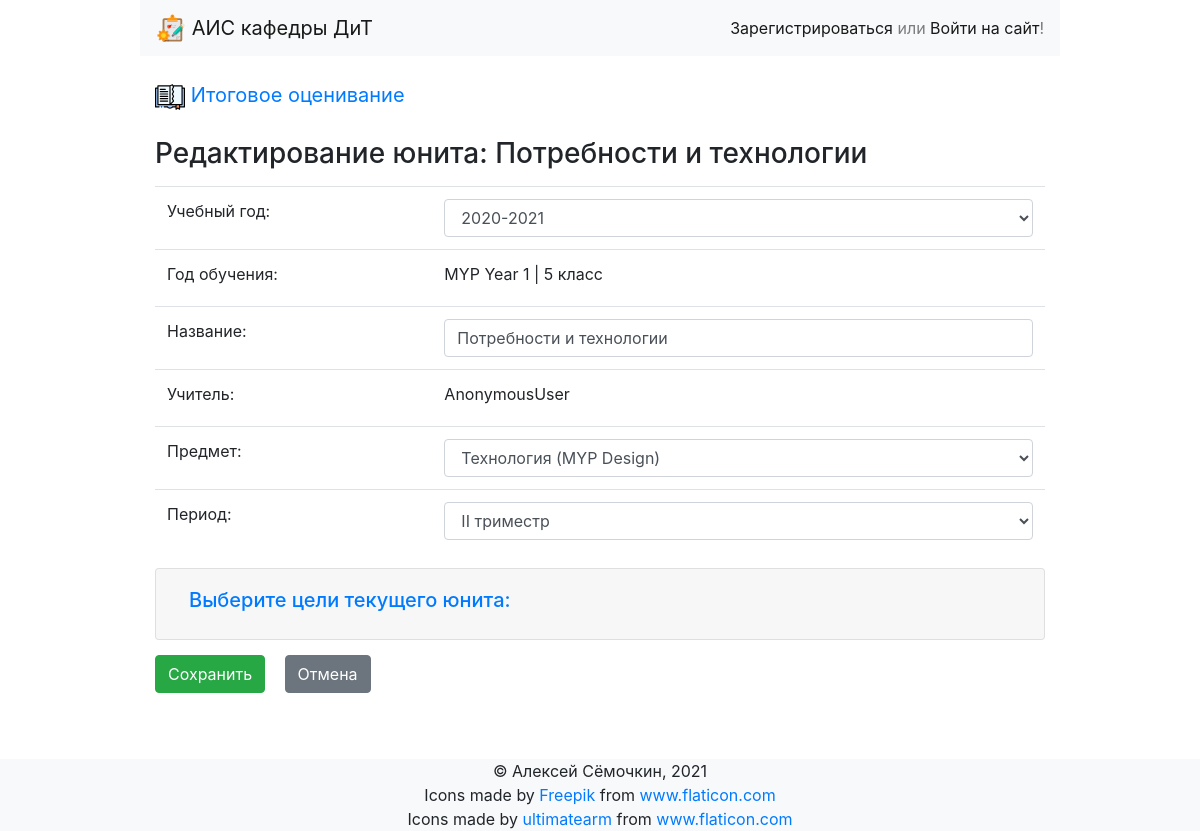
Screenshot of /sumassess/unit/edit/1 with the database file from the repository.
### sumassess/models.py (models this page shows, shortened)
class Unit(models.Model):
    styear = models.ForeignKey('sumassess.StudyYear', verbose_name=_('Учебный год'), related_name="unit_styear", on_delete=models.SET_NULL, null=True)
    name = models.CharField(max_length=255, verbose_name=_("Название юнита"))
    year_ib = models.ForeignKey('sumassess.YearIB', verbose_name=_("Год"), on_delete=models.SET_NULL, null=True, related_name="unit_year")
    teacher = models.ForeignKey("employee.User", on_delete=models.SET_NULL, null=True, verbose_name=_("Учитель"), related_name="unit_teacher")
    subject = models.ForeignKey('sumassess.Subject', verbose_name=_("Предмет"), on_delete=models.SET_NULL, null=True, related_name="unit_subject")
    objective = models.ManyToManyField("sumassess.Objective", verbose_name=_("Выбранные цели"), blank=True, related_name="unit_objective")
    period = models.ForeignKey('sumassess.Period', verbose_name=_("Период"), on_delete=models.SET_NULL, null=True, related_name="unit_period")
    class Meta:
        verbose_name = 'Юнит'
        verbose_name_plural = 'Юниты'
        ordering = ['year_ib', 'period', 'subject']

class YearIB(models.Model):
    IB_PROGRAMM = [
        ('PYP', 'Primary Years Programme'),
        ('MYP', 'Middle Years Programme'),
        ('DP', 'Diploma Programme'),
    ]
    year_ib = models.CharField(max_length=2, verbose_name=_("Год обучения в IB"))
    programm = models.CharField(choices=IB_PROGRAMM, default='MYP', max_length=3)
    grade_rus = models.CharField(max_length=2, verbose_name=_("Год обучения в РФ"))
    class Meta:
        verbose_name = 'Год IB'
        verbose_name_plural = 'Года IB'
        ordering = ['programm', 'year_ib']
    def __str__(self):
        return "{} Year {} | {} класс".format(self.programm, self.year_ib, self.grade_rus)

### sumassess/views.py (the view, shortened to what this page needs)
# urls.py: path('sumassess/unit/edit/<int:pk>', UnitEdit.as_view(), name='unit_edit'),
class UnitEdit(authView, UpdateView):
    model = Unit
    form_class = UnitForm
    template_name = 'unit_edit.html'
    slug_field = 'id'
    default_redirect = '/'
    register = template.Library()
    def get_initial(self):
        print(self.object.name)
        self.initial.update({ 'year_ib': self.object.year_ib })
        return self.initial
    def get(self, request, *args, **kwargs):
        request.session['previous_page'] = request.META.get('HTTP_REFERER', self.default_redirect)
        return super().get(request, *args, **kwargs)
    def get_context_data(self, **kwargs):
        context = super().get_context_data(**kwargs)
        return context

### employee/models.py (called while the page is built)
    def __str__(self):
        return "{} {}".format(self.name, self.surname)

### employee/views.py (called while the page is built)
    def get_context_data(self, **kwargs):
        context = super().get_context_data(**kwargs)
        context['show_login'] = True
        if self.request.user.is_authenticated:
            context['username'] = self.request.user.username
            if SocialAccount.objects.filter(user=self.request.user).exists():
                context['extra_data'] = SocialAccount.objects.get(user=self.request.user).extra_data
        return context

### sumassess/forms.py (called while the page is built)
    def choice(self, obj):
        return (self.field.prepare_value(obj),
                self.field.label_from_instance(obj), obj)

    def _get_choices(self):
        if hasattr(self, '_choices'):
            return self._choices
        return CustomModelChoiceIterator(self)

### sumassess/models.py (called while the page is built)
    def __str__(self):
        return "{} {}".format(self.programm, self.name)

    def __str__(self):
        return "{} ({})".format(self.name, self.subjgroup)

    def __str__(self):
        return "{}. {}".format(self.letter, self.shortname)

    def __str__(self):
        return "{} {} {} {}...".format(self.year_ib, self.criteria.letter, self.strand, self.name[:30])

    def __str__(self):
        return "{}".format(self.year)

    def __str__(self):
        return "{}".format(self.name)

### sumassess/templates/unit_edit.html (shortened to what this page needs)
{% extends "sumassess_base.html" %}
{% block sumassess_content %}
{% load static %}
{% if unit.name %}
<h3> Редактирование юнита: {{ unit.name }} </h3>
{% else %}
<h3> Создание нового юнита </h3>
{% endif %}
<form class="form-group" action="" method="post" enctype="multipart/form-data">{% csrf_token %}
  <table class="table mt-3">
    <tr>
      <td><label for="id_styear"> Учебный год: </label> </td>
      <td>{{form.styear}}</td>
    </tr>
    {% if unit.name %}
    <tr>
      <td><label for="id_year_ib}"> Год обучения: </label> </td>
      <td>{{form.year_ib}} {{unit.year_ib}}</td>
    </tr>
    {% else %}
    <tr>
      <td><label for="id_year_ib}"> Год обучения: </label> </td>
      <td>{{form.year_ib}}</td>
    </tr>
    {% endif %}
    <tr>
      <td><label for="id_name}"> Название: </label> </td>
      <td>{{form.name}}</td>
    </tr>
    <tr>
      <td><label for="id_teacher}"> Учитель: </label> </td>
      <td>{{form.teacher}} {{user}}</td>
    </tr>
    <tr>
      <td><label for="id_subject}"> Предмет: </label> </td>
      <td>{{form.subject}}</td>
    </tr>
    <tr>
      <td><label for="id_period}"> Период: </label> </td>
      <td>{{form.period}}</td>
    </tr>
  </table>
  {% if unit.name %}
  <div class="accordion" id="accordionExample">
    <div class="card">
      <div class="card-header" id="headingOne">
        <h2 class="mb-0">
          <button class="btn btn-link" type="button" data-toggle="collapse" data-target="#collapseOne"
            aria-expanded="true" aria-controls="collapseOne">
            <h5>Выберите цели текущего юнита:</h5>
          </button>
        </h2>
      </div>
    </div>
  </div>
  {% endif %}
  <div class="buttons-wrapper">
    <input class="btn btn-success" type="submit" value="Сохранить" />
    <a class="btn btn-secondary" href="" onclick="javascript:history.back();return false;">Отмена</a>
  </div>
</form>
{% endblock %}

### static/css/style.css (style rules this page uses)
.buttons-wrapper { padding: 15px 0; }
.buttons-wrapper input { margin-right: 15px; }

### rows the page displays
Unit: name "Потребности и технологии", styear "2020-2021", year_ib "MYP Year 1 | 5 класс", subject "Технология (MYP Design)", period "II триместр"

### other values shown
{{ user }} "AnonymousUser"
